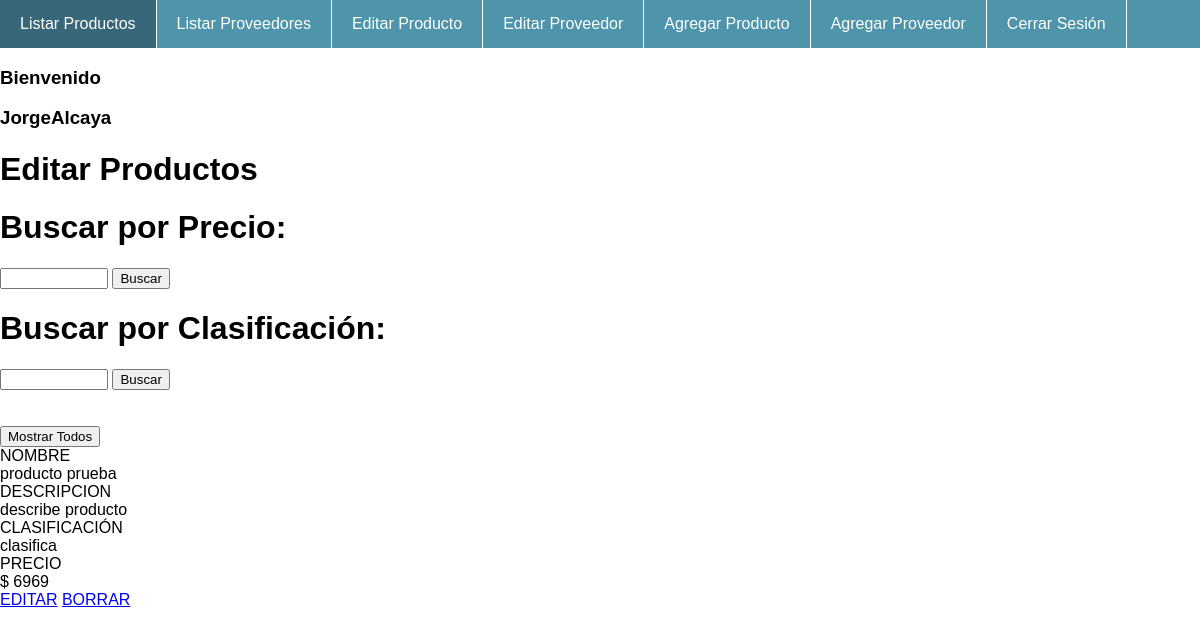
Page /listarProductosFull (signed in) on the committed database.
### app/models.py (models this page shows, shortened)
class Producto(models.Model):
    proveedor = models.ForeignKey(Proveedor, null=True, blank=True, on_delete=models.CASCADE)
    codigo = models.IntegerField()
    sku = models.IntegerField()
    nombre = models.CharField(max_length=20)
    descripcion = models.CharField(max_length=30)
    clasificacion = models.CharField(max_length=30)
    precio = models.IntegerField()
    disponible = models.IntegerField()

### app/views.py (the view)
# urls.py: path('listarProductosFull', views.listarProductosFull),
@login_required
def listarProductosFull(request):
    producto = Producto.objects.all()
    precio = 0  # Filtro por defecto
    if request.POST.get('precio'):
        precio = int(request.POST.get('precio'))
        producto = producto.filter(precio__exact=precio)
    if request.POST.get('clasificacion'):
        clasificacion = request.POST.get('clasificacion')
        producto = producto.filter(clasificacion__exact=clasificacion)
    return render(request, "app/listarProductosFull.html", {'producto': producto})

### app/templates/app/listarProductosFull.html (shortened to what this page needs)
{% extends 'app/base.html' %}
{% block content %}
{% load staticfiles %}
<h3 class="user">Bienvenido </h3>
<h3 class="user">{{user.username}}</h3>
<h1 class="f">Editar Productos </h1>
<body>
        <form class="flot" action="/listarProductosFull" method="POST">
            <div >
                <div>
                       <h1>Buscar por Precio:</h1>
                </div>
                    <input  type="number" name="precio" value="{{precio}}" style="width:100px" / >
                    <input   type="submit" value="Buscar">
            </div >
            <div >
                    <div>
                            <h1>Buscar por Clasificación:</h1>
                     </div>
                    <input  type="text" name="clasificacion" value="{{clasificacion}}" style="width:100px" / >
                    <input  type="submit" value="Buscar">
            </div>
            <br>
            <br>
            <input  action="/listarProductos" type="submit" value="Mostrar Todos">
        </form>
            {% for c in producto %}
                <form  role="form" enctype="multipart/form-data" action="" method="POST" id="upload-image-form">
                    <div class="btit" id="tcen" >
                        <div > NOMBRE </div><div  class="czise">{{c.nombre}}</div>
                        <div > DESCRIPCION </div><div  class="czise">{{c.descripcion}}</div>
                        <div > CLASIFICACIÓN </div><div  class="czise">{{c.clasificacion}}</div>
                        <div > PRECIO </div><div  class="czise">$ {{c.precio}}</div>
                        <div >
                            <a href="/editarProducto/{{c.id}}"> EDITAR</a>
                            <a class="rb"href="/borrarProducto/{{c.id}}" onclick="return confirm('¿Seguro de borrar?');"> BORRAR</a>
                        </div>
                    </div>
                </form>
            {% endfor%}
</body>
{% endblock content %}

### app/static/css/estiloMenu.css (style rules this page uses)
body { margin: 0; font-family: sans-serif; }

### rows in the picture
Producto: nombre "producto prueba", descripcion "describe producto", clasificacion "clasifica", precio "6969"

### other values in the picture
{{ user.username }} "JorgeAlcaya"
